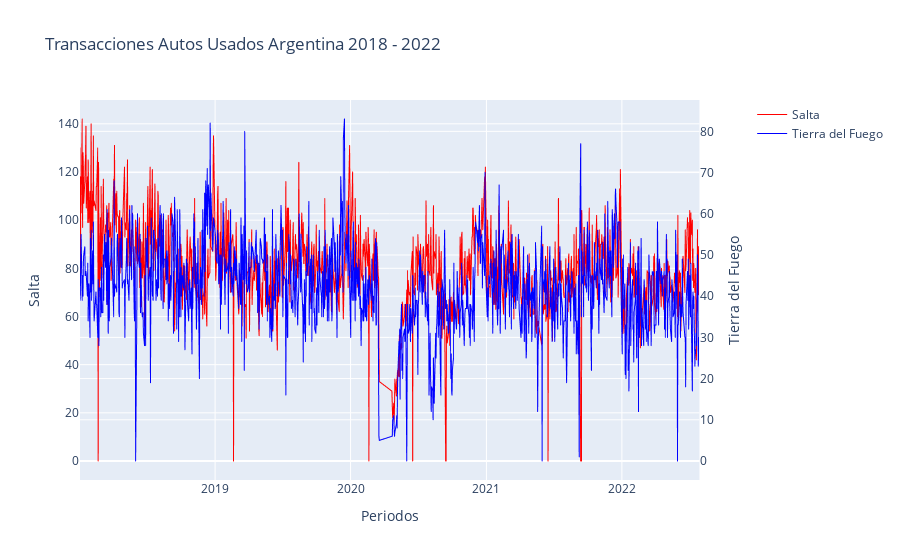

Write notebook code for a chart like this one.
### Code cell
get_line_plot(df_copy, "tramite_fecha", "Salta", "Tierra del Fuego")

### Figure 1 — Plotly figure (JSON) as saved in the notebook; plotly's stock layout.template omitted (floating-point values rounded to 4 significant figures; data arrays with more than 128 entries replaced by an {"elided": "..."} marker saying what was removed)
{"data": [{"hovertemplate": "tramite_fecha=%{x}<br>Salta=%{y}<extra></extra>", "legendgroup": "", "line": {"color": "red", "dash": "solid", "width": 1}, "mode": "lines", "name": "Salta", "showlegend": true, "type": "scattergl", "x": {"elided": "1090 str values"}, "xaxis": "x", "y": {"elided": "1090 int values"}, "yaxis": "y"}, {"hovertemplate": "tramite_fecha=%{x}<br>Tierra del Fuego=%{y}<extra></extra>", "legendgroup": "", "line": {"color": "#0000ff", "dash": "solid", "width": 1}, "mode": "lines", "name": "Tierra del Fuego", "showlegend": true, "type": "scattergl", "x": {"elided": "1090 str values"}, "xaxis": "x", "y": {"elided": "1090 int values"}, "yaxis": "y2"}], "layout": {"autosize": true, "title": {"text": "Transacciones Autos Usados Argentina 2018 - 2022"}, "xaxis": {"anchor": "y", "autorange": true, "domain": [0, 0.94], "range": ["2018-01-02", "2022-07-29"], "title": {"text": "Periodos"}, "type": "date"}, "yaxis": {"anchor": "x", "autorange": true, "domain": [0, 1], "range": [-7.889, 149.9], "title": {"text": "Salta"}, "type": "linear"}, "yaxis2": {"anchor": "x", "autorange": true, "overlaying": "y", "range": [-4.611, 87.61], "side": "right", "title": {"text": "Tierra del Fuego"}, "type": "linear"}}}
